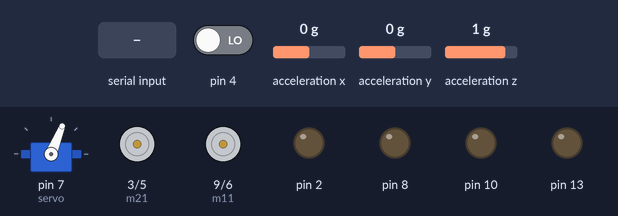
Bench run of a sketch on a simulated Arduino Uno, built with avr-gcc and run on an emulated ATmega328P. Shown: servo, motor-driver pin pairs drawn as motors (green arrow = first pin HIGH = forward, orange = second pin HIGH = backward, longer = more drive), output pins drawn as LEDs (lit = HIGH). Wiring (inferred from the names in the program): MPU-6050 motion sensor at I2C address 0x68. Inputs (shaded band) come from the test bench; at power-on: acceleration x 0 g, acceleration y 0 g, acceleration z 1 g, pin 4 LOW. What the sketch prints to the serial monitor is not drawn.

Above: at 1.2 s.
1.3 s: acceleration x set to -0.7 g
2.8 s: acceleration x set to -1 g
4.3 s: acceleration y set to -0.8 g
5.8 s: acceleration y set to -1.1 g
7.3 s: "w" received over Serial
At 7.8 s:
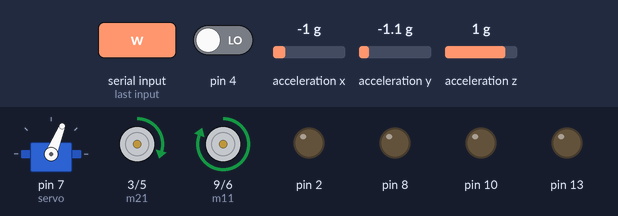
8.8 s: acceleration z set to 0.4 g
10.3 s: acceleration z set to 0.1 g
Timing chart, 0 to 12.8 s (numbered marks = the images above; inputs shaded):
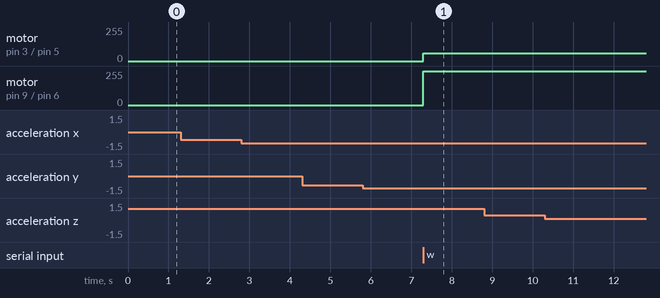

The sketch:

Drive_car.ino
```cpp
#include<Servo.h>

#include <Wire.h>


byte  start, data, v_counter, engine = true, acci = false;

int loop_counter, gyro_address, vibration_counter, vibcount_thresh = 60;
int vibration, g;
long acc_x, acc_y, acc_z, acc_total_vector[20], acc_av_vector, vibration_total_result;

int acc_axis[4], gyro_axis[4];

int cal_int;
double gyro_axis_cal[4];

Servo servo;
char v;
int error;
int angle;

int m11=9, m12=6, m21=3, m22=5;
boolean manual = true, dist = false;
float kp = 23;
float ki = 0.08;
float kd = 10;
float p, i, d;
int baseAngle = 1600, maxLim = 1850, minLim = 1250;
int pid, prev_error;
int range = 250;


void setup(){
  Serial.begin(9600);
  servo.attach(7);

   pinMode(13, OUTPUT);
  pinMode(8, OUTPUT);
  pinMode(10, OUTPUT);
  pinMode(2, OUTPUT);
  digitalWrite(2, 0);
  pinMode(4, INPUT);
  Wire.begin();              //Start the wire library as master
  TWBR = 12;                //Set the I2C clock speed to 400kHz.


  gyro_address = 0x68; //Store the gyro address in the variable.

  set_gyro_registers();
  servo.writeMicroseconds(baseAngle);
}

void check_conditions(){

  Serial.flush();
  while (Serial.available() ){


    v = Serial.read();

    if (v == 'w')
    {
      if (acci == false)
      {
      dist = true;
      if (engine == true)forward();
      g = 0;
      //v_counter = true;
      }
    }
    else if ((v == 's') && (manual == true))
    {
      dist = false;
      g = 0;
      backward();
    }
    else if (v == 'r')
    {
      dist = false;
      g = 0;
      engineOff();
    }

    else if (v == 'z')
    {

    digitalWrite(10, !digitalRead(10));

    }

    if (v == 'a' && manual == true)
    {
      //Serial.println("a");
      angle = maxLim;
    }
    if (v == 'd' && manual == true) angle = minLim;
    if (v == 'e' && manual == true) angle = baseAngle;


    else if (v == 'l') {
      if (manual == false){
        manual = true;

      }
      else{
        manual = false;

      }
    }
    else if (v == 'm') {
      baseAngle = baseAngle-10;
      maxLim = maxLim - 10;
      minLim = minLim - 10;
    }
    else if (v == 'n') {
      baseAngle = baseAngle+10;
      maxLim = maxLim + 10;
      minLim = minLim + 10;
    }
    else if (v == 'o')
    {
      engine = true;
      acci = false;
      digitalWrite(8, 0);
    }

    else{
      if (manual == false){

        error = v;
        error = error - 78;
      }
    }
  }
}

void loop(){

  check_conditions();

  if (manual == true)manual_mode();

  else {
    //Serial.println("AutoPilot Enabled    ");
    calculate_pid();

    angle = baseAngle - pid;
  }
  if (angle > maxLim)angle = maxLim;

  if (angle <  minLim)angle = minLim;


  chk_vibration();
  /*Serial.print(angle);
  Serial.print("   ");*/
  Serial.println(vibration);
  //if (v_counter == true) g_count();
  g_count();
  if (vibration >160 && g == vibcount_thresh)
  {
    //digitalWrite(13, 1);
    if (engine == true){
      digitalWrite(2, 1);
      delay(500);
    }
    engine = false;
    acci = true;
    dist = false;
    digitalWrite(8, 1);
    Serial.println(vibration);

  }
  else
  {
    digitalWrite(2, 0);
    digitalWrite(13, 0);
  }
  if (engine == false || (digitalRead(4) == 1 && v != 's')) engineOff();
  else if (dist == true)forward();

  /*Serial.print(g);
  Serial.print("   ");*/
  //Serial.println(vibration);
  //Serial.println(digitalRead(10));


  servo.writeMicroseconds(angle);


 /* Serial.println(p);
  Serial.print("   ");
  Serial.println(i);
  Serial.print("         ");
  Serial.println(angle);
  Serial.println(v);*/


}

//PID calculation for steering control
void calculate_pid(){
  p = error * kp;

  if ((error <= 5) && (error >=-5)){

  i = i + (ki*error);
  if (i > 100)i = 100;
  if (i< -100)i = -100;
  }


  d = kd*(error - prev_error);


  pid = p + i + d;

  if (pid > range)pid = range;
  if (pid < -1*(range)) pid = -1*(range);

  if (pid > 0)pid = pid*1.4;
  //Serial.println(pid);

  prev_error = error;
}


void forward(){
  analogWrite(m11, 255);
  analogWrite(m12, 0);
  analogWrite(m21, 60);
  analogWrite(m22, 0);
}
void backward(){
  analogWrite(m11, 0);
  analogWrite(m12, 255);
  analogWrite(m21, 0);
  analogWrite(m22, 60);
}

void engineOff(){
  analogWrite(m11, 0);
  analogWrite(m12, 0);
  analogWrite(m21, 0);
  analogWrite(m22, 0);

}

void manual_mode(){
  p = 0;
  i = 0;
  d = 0;

  /*if (v == 'a')
  {
    //Serial.println("a");
    angle = maxLim;
  }
  if (v == 'd') angle = minLim;
  if (v == 'e') angle = baseAngle;
  //if (v == 'r') engineOff();*/
}


void chk_vibration(){

        Wire.beginTransmission(gyro_address);
        Wire.write(0x3B);                                                               //Start reading @ register 43h and auto increment with every read.
        Wire.endTransmission();                                                         //End the transmission.
        Wire.requestFrom(gyro_address,6);                                               //Request 6 bytes from the gyro.
        while(Wire.available() < 6);                                                    //Wait until the 6 bytes are received.
        acc_x = Wire.read()<<8|Wire.read();                                             //Add the low and high byte to the acc_x variable.
        acc_y = Wire.read()<<8|Wire.read();                                             //Add the low and high byte to the acc_y variable.
        acc_z = Wire.read()<<8|Wire.read();

       /* Serial.print(acc_x);
        Serial.print("    ");
        Serial.print(acc_y);
        Serial.print("    ");
        Serial.println(acc_z);*/


       acc_total_vector[0] = sqrt((acc_x*acc_x)+(acc_y*acc_y)+(acc_z*acc_z));          //Calculate the total accelerometer vector.
       //Serial.println(acc_total_vector[0]);
        acc_av_vector = acc_total_vector[0];                                            //Copy the total vector to the accelerometer average vector variable.
        //Serial.println(acc_z);
        for(start = 16; start > 0; start--){                                            //Do this loop 16 times to create an array of accelrometer vectors.
          acc_total_vector[start] = acc_total_vector[start - 1];                        //Shift every variable one position up in the array.
          acc_av_vector += acc_total_vector[start];                                     //Add the array value to the acc_av_vector variable.
        }

        acc_av_vector /= 17;                                                            //Divide the acc_av_vector by 17 to get the avarage total accelerometer vector.

        if(vibration_counter < 20){                                                     //If the vibration_counter is less than 20 do this.
          vibration_counter ++;                                                         //Increment the vibration_counter variable.
          vibration_total_result += abs(acc_total_vector[0] - acc_av_vector);           //Add the absolute difference between the avarage vector and current vector to the vibration_total_result variable.
        }
        else{
          vibration_counter = 0;                                                        //If the vibration_counter is equal or larger than 20 do this.
          vibration = (vibration_total_result/50);
          vibration_total_result = 0;                                                   //Reset the vibration_total_result variable.
        }
        //Serial.println(vibration);

}


void set_gyro_registers(){
  //Setup the MPU-6050

    Wire.beginTransmission(gyro_address);                        //Start communication with the address found during search.
    Wire.write(0x6B);                                            //We want to write to the PWR_MGMT_1 register (6B hex)
    Wire.write(0x00);                                            //Set the register bits as 00000000 to activate the gyro
    Wire.endTransmission();                                      //End the transmission with the gyro.

    Wire.beginTransmission(gyro_address);                        //Start communication with the address found during search.
    Wire.write(0x1B);                                            //We want to write to the GYRO_CONFIG register (1B hex)
    Wire.write(0x08);                                            //Set the register bits as 00001000 (500dps full scale)
    Wire.endTransmission();                                      //End the transmission with the gyro

    Wire.beginTransmission(gyro_address);                        //Start communication with the address found during search.
    Wire.write(0x1C);                                            //We want to write to the ACCEL_CONFIG register (1A hex)
    Wire.write(0x10);                                            //Set the register bits as 00010000 (+/- 8g full scale range)
    Wire.endTransmission();                                      //End the transmission with the gyro

    //Let's perform a random register check to see if the values are written correct
    Wire.beginTransmission(gyro_address);                        //Start communication with the address found during search
    Wire.write(0x1B);                                            //Start reading @ register 0x1B
    Wire.endTransmission();                                      //End the transmission
    Wire.requestFrom(gyro_address, 1);                           //Request 1 bytes from the gyro
    while(Wire.available() < 1);                                 //Wait until the 6 bytes are received
    if(Wire.read() != 0x08){                                     //Check if the value is 0x08
      digitalWrite(12,HIGH);                                     //Turn on the warning led
      while(1)delay(10);                                         //Stay in this loop for ever
    }

    Wire.beginTransmission(gyro_address);                        //Start communication with the address found during search
    Wire.write(0x1A);                                            //We want to write to the CONFIG register (1A hex)
    Wire.write(0x03);                                            //Set the register bits as 00000011 (Set Digital Low Pass Filter to ~43Hz)
    Wire.endTransmission();                                      //End the transmission with the gyro


}

void g_count(){
  g=g+1;
  if (g > vibcount_thresh) g = vibcount_thresh;
  //Serial.println(g);
}
```

Measured:
- after the input at 7.3 s, motor on pin 3 (m21) / pin 5 (m22): stopped → forward 60/255 at once; motor on pin 9 (m11) / pin 6 (m12): stopped → forward 255/255 at once
